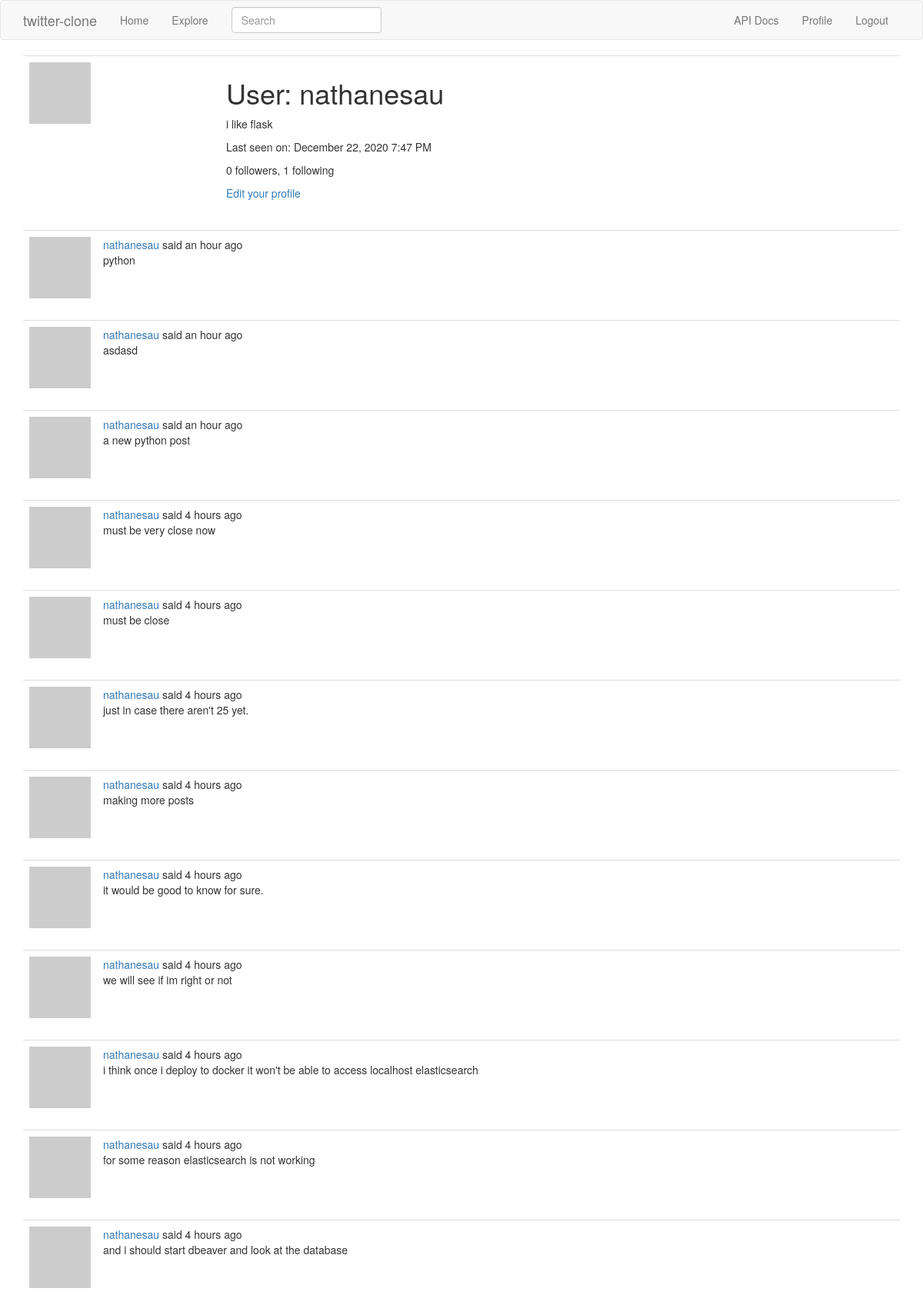
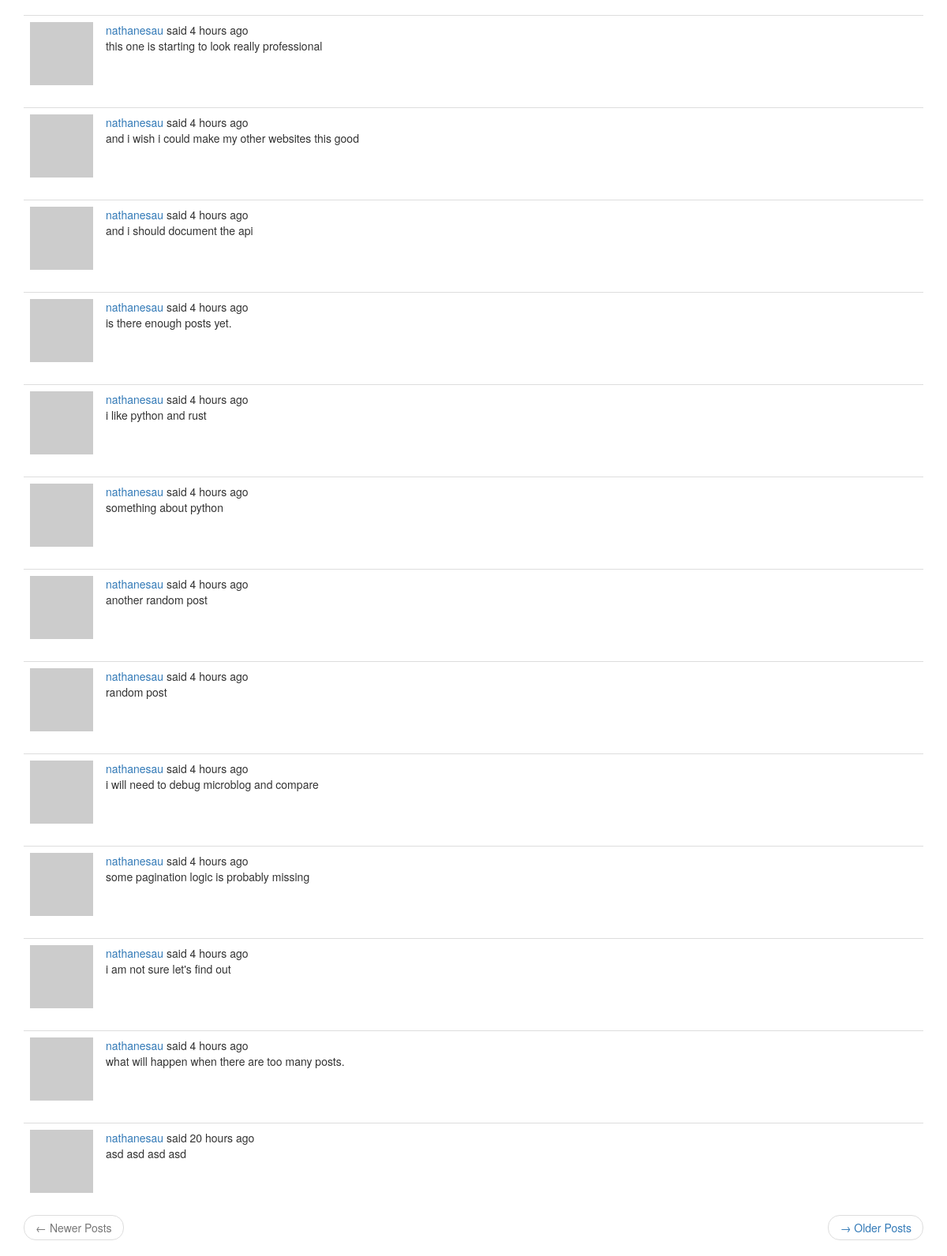
Page /user/nathanesau (signed in) on the committed database (2 pictures, top to bottom).
### app/models.py (models this page shows, shortened)
class User(UserMixin, db.Model):
    id = db.Column(db.Integer, primary_key=True)
    username = db.Column(db.String(64), index=True, unique=True)
    email = db.Column(db.String(120), index=True, unique=True)
    password_hash = db.Column(db.String(128))
    posts = db.relationship('Post', backref='author', lazy='dynamic')
    about_me = db.Column(db.String(140))
    last_seen = db.Column(db.DateTime, default=datetime.utcnow)
    token = db.Column(db.String(32), index=True, unique=True)
    token_expiration = db.Column(db.DateTime)
    followed = db.relationship('User', secondary=followers,
        primaryjoin=(followers.c.follower_id == id),
        secondaryjoin=(followers.c.followed_id == id),
        backref=db.backref('followers', lazy='dynamic'),
        lazy='dynamic')
    messages_sent = db.relationship('Message', foreign_keys='Message.sender_id',
        backref='author', lazy='dynamic')
    messages_received = db.relationship('Message', foreign_keys='Message.recipient_id',
        backref='recipient', lazy='dynamic')
    last_message_read_time = db.Column(db.DateTime)
    def avatar(self, size):
        digest = md5(self.email.lower().encode('utf-8')).hexdigest()
        return 'https://www.gravatar.com/avatar/{}?d=identicon&s={}'.format(
            digest, size
        )

class SearchableMixIn(object):
    @classmethod
    def before_commit(cls, session):
        session._changes = {
            'add': list(session.new),
            'update': list(session.dirty),
            'delete': list(session.deleted)
        }
    @classmethod
    def after_commit(cls, session):
        for obj in session._changes['add']:
            if isinstance(obj, SearchableMixIn):
                add_to_index(obj.__tablename__, obj)
        for obj in session._changes['update']:
            if isinstance(obj, SearchableMixIn):
                add_to_index(obj.__tablename__, obj)
        for obj in session._changes['delete']:
            if isinstance(obj, SearchableMixIn):
                remove_from_index(obj.__tablename__, obj)
        session._changes = None

class Post(SearchableMixIn, db.Model):
    __searchable__ = ['body']
    id = db.Column(db.Integer, primary_key=True)
    body = db.Column(db.String(140))
    timestamp = db.Column(db.DateTime, index=True, default=datetime.utcnow)
    user_id = db.Column(db.Integer, db.ForeignKey('user.id'))
    language = db.Column(db.String(5))

### app/main/routes.py (the view)
@bp.route('/user/<username>')
@login_required
def user(username):
    user = User.query.filter_by(username=username).first_or_404()
    page = request.args.get('page', 1, type=int)
    posts = user.posts.order_by(Post.timestamp.desc()).paginate(
        page, current_app.config['POSTS_PER_PAGE'], False)
    next_url = url_for('main.user', username=user.username, page=posts.next_num) \
        if posts.has_next else None
    prev_url = url_for('main.user', username=user.username, page=posts.prev_num) \
        if posts.has_prev else None
    form = EmptyForm()
    return render_template('main/user.html', user=user, posts=posts.items,
        next_url=next_url, prev_url=prev_url, form=form)

### app/main/forms.py
class SearchForm(FlaskForm):
    q = StringField('Search', validators=[DataRequired()])
    def __init__(self, *args, **kwargs):
        if 'formdata' not in kwargs:
            kwargs['formdata'] = request.args
        if 'crsf_enabled' not in kwargs:
            kwargs['csrf_enabled'] = False
        super(SearchForm, self).__init__(*args, **kwargs)

class EmptyForm(FlaskForm):
    submit = SubmitField('Submit')

### app/main/routes.py (called while the page is built)
@bp.before_app_request
def before_request():
    if current_user.is_authenticated:
        current_user.last_seen = datetime.utcnow()
        db.session.commit()
        g.search_form = SearchForm()

### app/models.py (called while the page is built)
@login.user_loader
def load_user(id):
    return User.query.get(int(id))

### app/templates/main/user.html (shortened to what this page needs)
{% extends 'base.html' %}
{% block app_content %}
<table class="table table-hover">
    <tr>
        <td width="256px"><img src="{{ user.avatar(256) }}"></td>
        <td>
            <h1>User: {{ user.username }}</h1>
            {% if user.about_me %}
            <p>{{ user.about_me }}</p>
            {% endif %}
            {% if user.last_seen %}
            <p>Last seen on: {{ moment(user.last_seen).format('LLL') }}</p>
            {% endif %}
            <p>{{ user.followers.count() }} followers, {{ user.followed.count() }} following</p>
            {% if user == current_user %}
            <p><a href="{{ url_for('main.edit_profile') }}">Edit your profile</a></p>
            {% endif %}
        </td>
    </tr>
</table>
{% for post in posts %}
    {% include 'main/_post.html' %}
{% endfor %}
<nav aria-label="...">
    <ul class="pager">
        <li class="previous{% if not prev_url %} disabled{% endif %}">
            <a href="{{ prev_url or '#' }}">
                <span aria-hidden="true">&larr;</span>
                <span>Newer Posts</span>
            </a>
        </li>
        <li class="next{% if not next_url %} disabled{% endif %}">
            <a href="{{ next_url or '#' }}">
                <span aria-hidden="true">&rarr;</span>
                <span>Older Posts</span>
            </a>
        </li>
    </ul>
</nav>
{% endblock %}

### app/templates/main/_post.html (shortened to what this page needs)
<table class="table table-hover">
    <tr>
        <td width="70px">
            <a href="{{ url_for('main.user', username=post.author.username) }}">
                <img src="{{ post.author.avatar(70) }}">
            </a>
        </td>
        <td>
            {{ user_link }} said {{ moment(post.timestamp).fromNow() }}
            <br>
            <span id="post{{ post.id}}">{{ post.body }}</span>
        </td>
    </tr>
</table>

### rows in the picture
User: username "nathanesau", about_me "i like flask", last_seen "December 22, 2020 7:47 PM"
Post: user_link "nathanesau", timestamp "an hour ago", body "python"
Post: user_link "nathanesau", timestamp "an hour ago", body "asdasd"
Post: user_link "nathanesau", timestamp "an hour ago", body "a new python post"
Post: user_link "nathanesau", timestamp "4 hours ago", body "must be very close now"
Post: user_link "nathanesau", timestamp "4 hours ago", body "must be close"
Post: user_link "nathanesau", timestamp "4 hours ago", body "just in case there aren't 25 yet."
Post: user_link "nathanesau", timestamp "4 hours ago", body "making more posts"
Post: user_link "nathanesau", timestamp "4 hours ago", body "it would be good to know for sure."
Post: user_link "nathanesau", timestamp "4 hours ago", body "we will see if im right or not"
Post: user_link "nathanesau", timestamp "4 hours ago", body "i think once i deploy to docker it won't be able to access localhost elasticsearch"
Post: user_link "nathanesau", timestamp "4 hours ago", body "for some reason elasticsearch is not working"
Post: user_link "nathanesau", timestamp "4 hours ago", body "and i should start dbeaver and look at the database"
Post: user_link "nathanesau", timestamp "4 hours ago", body "this one is starting to look really professional"
Post: user_link "nathanesau", timestamp "4 hours ago", body "and i wish i could make my other websites this good"
Post: user_link "nathanesau", timestamp "4 hours ago", body "and i should document the api"
Post: user_link "nathanesau", timestamp "4 hours ago", body "is there enough posts yet."
Post: user_link "nathanesau", timestamp "4 hours ago", body "i like python and rust"
Post: user_link "nathanesau", timestamp "4 hours ago", body "something about python"
Post: user_link "nathanesau", timestamp "4 hours ago", body "another random post"
Post: user_link "nathanesau", timestamp "4 hours ago", body "random post"
Post: user_link "nathanesau", timestamp "4 hours ago", body "i will need to debug microblog and compare"
Post: user_link "nathanesau", timestamp "4 hours ago", body "some pagination logic is probably missing"
Post: user_link "nathanesau", timestamp "4 hours ago", body "i am not sure let's find out"
Post: user_link "nathanesau", timestamp "4 hours ago", body "what will happen when there are too many posts."
Post: user_link "nathanesau", timestamp "20 hours ago", body "asd asd asd asd"

### other values in the picture
{{ user.followers.count() }} "0"
{{ user.followed.count() }} "1"
